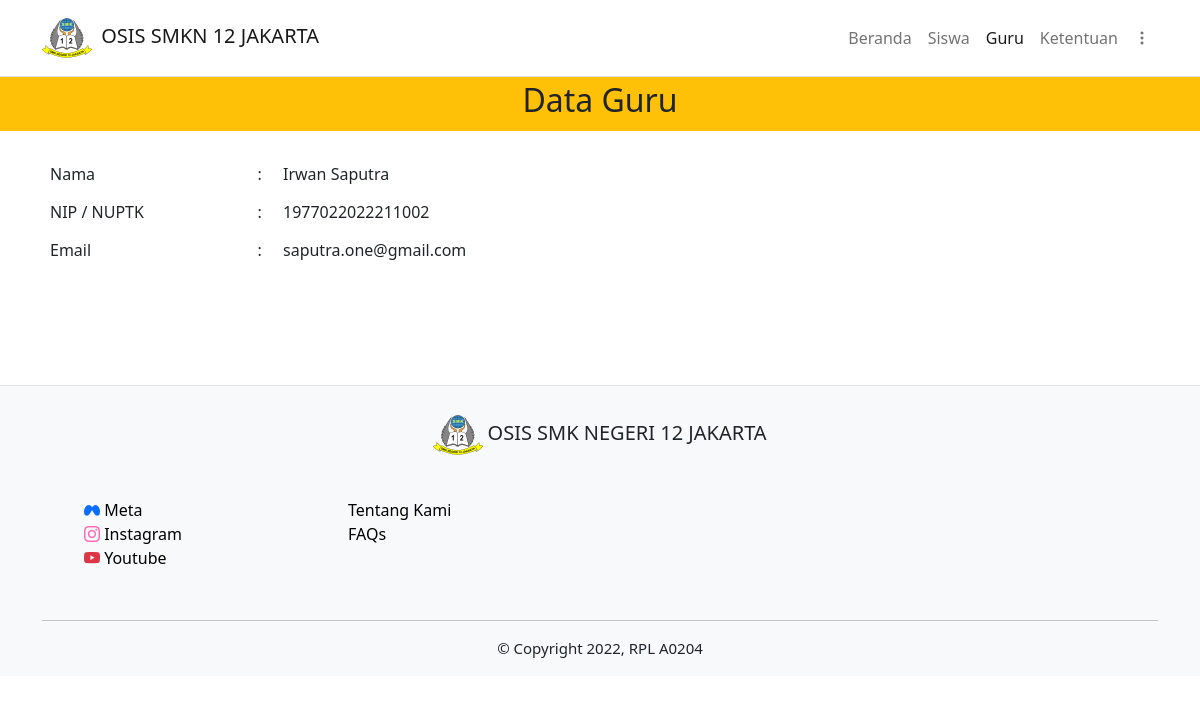
Screenshot of /php/data_guru.php?id=2 (signed in) with the database file from the repository.
### tables this page shows
CREATE TABLE `guru_pembina` (
  `id_guru` int(11) NOT NULL,
  `nip` varchar(18) NOT NULL,
  `nama_guru` varchar(255) NOT NULL,
  `email` varchar(255) NOT NULL,
  `role` varchar(12) NOT NULL,
  `password` varchar(255) NOT NULL,
  `created_at` timestamp NOT NULL DEFAULT current_timestamp() ON UPDATE current_timestamp()
);

### php/functions.php (called while the page is built, shortened)
<?php
$conn = mysqli_connect("localhost", "root", "", "pelanggaran_siswa");
function query($query)
{
    global $conn;
    $result = mysqli_query($conn, $query);
    $rows = [];
    while ($row = mysqli_fetch_assoc($result)) {
        $rows[] = $row;
    }
    return $rows;
}

### php/data_guru.php (the view, shortened to what this page needs)
<?php
$id = $_GET["id"];
require "./functions.php";
$guru = query("SELECT * FROM guru_pembina WHERE id_guru = $id")[0];
?>
<html lang="en">
<head>
    <link href="https://cdn.jsdelivr.net/npm/bootstrap@5.0.2/dist/css/bootstrap.min.css" rel="stylesheet">
    <link rel="stylesheet" href="https://cdn.jsdelivr.net/npm/bootstrap-icons@1.7.2/font/bootstrap-icons.css">
    <link rel="stylesheet" href="../css/umum.css">
</head>
<body>
    <nav class="navbar navbar-expand-lg navbar-light border-bottom">
        <div class="container-lg">
            <a href="../index.php" class="navbar-brand align-items-center ">
                <img src="./../img/logosmk12.png" style="width:50px;height:50px">
                <h5 class=" ms-1 d-inline">OSIS SMKN 12 JAKARTA</h5>
            </a>
            <div class="collapse navbar-collapse justify-content-end align-items-center" id="main-nav">
                <ul class="navbar-nav">
                    <li class="navbar-item">
                        <a href="./../index.php" class="nav-link">Beranda</a>
                    </li>
                    <li class="navbar-item">
                        <a href="./siswa.php" class="nav-link">Siswa</a>
                    </li>
                    <li class="navbar-item">
                        <a href="./guru.php" class="nav-link active">Guru</a>
                    </li>
                    <li class="navbar-item">
                        <a href="./ktnpelanggaran.php" class="nav-link">Ketentuan</a>
                    </li>
                    <li class="nav-item dropdown mt-1">
                        <a class="nav-link" href="#" id="navbarDropdown" role="button" data-bs-toggle="dropdown" aria-expanded="false">
                            <span class="d-md-none">Menu</span><i class="bi bi-three-dots-vertical"></i>
                        </a>
                    </li>
                </ul>
            </div>
        </div>
    </nav>
    <section>
        <div class="container-fluid  mb-4 bg-warning p-1">
            <h1 class="text-center fs-2">Data Guru</h1>
        </div>
        <div class="container-lg">
            <div class="row">
                <div class="col-md-8">
                    <table border="0" class="table table-borderless fs-6">
                        <tbody>
                            <tr>
                                <td style="width: 165px;">Nama</td>
                                <td style="width: 10px;">:</td>
                                <td style="width: 400px;"><?= $guru["nama_guru"]; ?></td>
                            </tr>
                            <tr>
                                <td>NIP / NUPTK</td>
                                <td>:</td>
                                <td><?= $guru["nip"]; ?></td>
                            </tr>
                            <tr>
                                <td>Email</td>
                                <td>:</td>
                                <td><?= $guru["email"]; ?></td>
                            </tr>
                        </tbody>
                    </table>
                </div>
            </div>
        </div>
    </section>
    <footer class="pt-4 border-top bg-light" style="margin:100px 0 0 0;">
        <div class="container-xl">
            <div class="row justify-content-center">
                <div class="col-auto pb-2">
                    <img src="../img/logosmk12.png" style="width:50px;height:50px">
                    <h5 class="d-inline">OSIS SMK NEGERI 12 JAKARTA</h5>
                </div>
            </div>
            <div class="row" style="margin: 30px 30px 50px 30px">
                <div class="col-5 col-md-3">
                    <a href="#" class="text-decoration-none d-block">
                        <i class="bi bi-meta text-primary"></i>
                        <span class="meta">Meta</span>
                    </a>
                    <a href="#" class="text-decoration-none text-bla d-block">
                        <i class="bi bi-instagram"></i>
                        <span class="insta">Instagram</span>
                    </a>
                    <a href="#" class="text-decoration-none text-danger">
                        <i class="bi bi-youtube"></i>
                        <span class="yt">Youtube</span>
                    </a>
                </div>
                <div class="col-5 col-md-3">
                    <a href="#" class="d-block">Tentang Kami</a>
                    <a href="#" class="">FAQs</a>
                </div>
            </div>
            <hr>
            <p style="text-align:center; font-size:15px">&copy; Copyright 2022, RPL A0204</p>
        </div>
    </footer>
</body>
</html>

### css/umum.css (style rules this page uses)
html { user-select: none; }
html, body, section, footer { padding: 0; margin: 0; overflow-x: hidden; }
a { text-decoration: none; color: black; }
.bi-youtube { color: #dc3545; }
.bi-instagram { color: hotpink; }
.meta, .insta, .yt { color: black; }

### rows the page displays
guru_pembina: nama_guru "Irwan Saputra", nip "1977022022211002", email "saputra.one@gmail.com"
